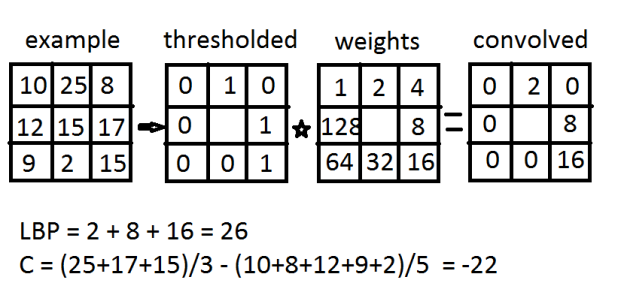
#> input picture Img/lbp1.png, 621 x 304 px
$ python -i lbp.py   (imports and definitions only)
#> lines starting #> are read from the running program, lines starting #| are printed output that depends on the picture
import numpy as np
from scipy.signal import convolve2d

#Filter to make a series of convolve operations
f1 = np.array([[1, 0, 0], [0, -1, 0], [0, 0, 0]])
f2 = np.array([[0, 1, 0], [0, -1, 0], [0, 0, 0]])
f3 = np.array([[0, 0, 1], [0, -1, 0], [0, 0, 0]])
f4 = np.array([[0, 0, 0], [0, -1, 1], [0, 0, 0]])
f5 = np.array([[0, 0, 0], [0, -1, 0], [0, 0, 1]])
f6 = np.array([[0, 0, 0], [0, -1, 0], [0, 1, 0]])
f7 = np.array([[0, 0, 0], [0, -1, 0], [1, 0, 0]])
f8 = np.array([[0, 0, 0], [1, -1, 0], [0, 0, 0]])


def threshold(arr):
    aux = [1 if elem >= 0 else 0 for vec in arr for elem in vec]
    return np.reshape(aux, arr.shape)


def calculate_lbp(gray_img):
    ###Using a 3x3 kernel
    c1 = convolve2d(gray_img, f1, mode = 'same')
    c2 = convolve2d(gray_img, f2, mode = 'same')
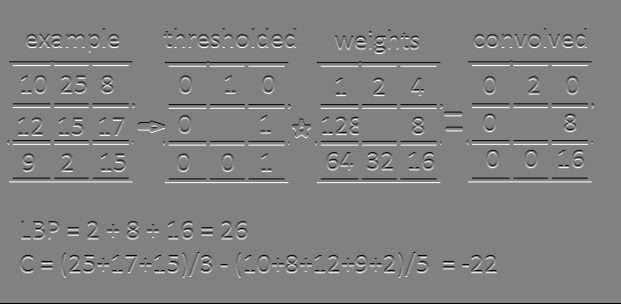
#> c2: shape (304, 621) int64; min -255, max 247, mean -0.8; drawn with min black and max white
    c3 = convolve2d(gray_img, f3, mode = 'same')
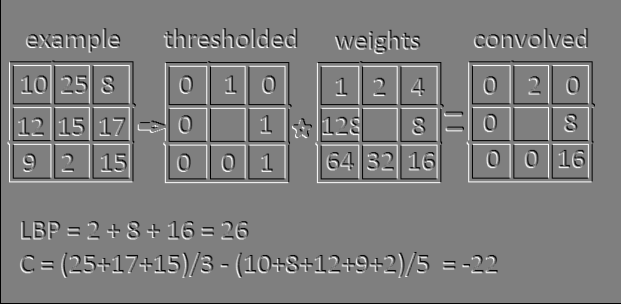
#> c3: shape (304, 621) int64; min -255, max 255, mean -1.2; drawn with min black and max white
    c4 = convolve2d(gray_img, f4, mode = 'same')
    c5 = convolve2d(gray_img, f5, mode = 'same')
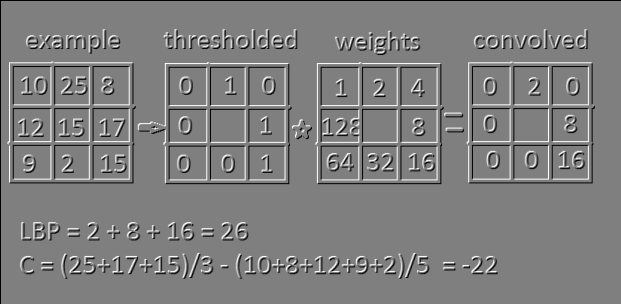
#> c5: shape (304, 621) int64; min -255, max 255, mean -1.2; drawn with min black and max white
    c6 = convolve2d(gray_img, f6, mode = 'same')
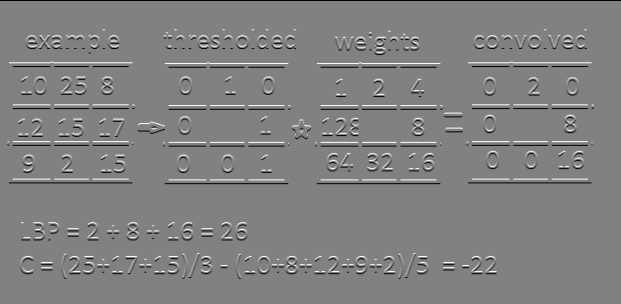
#> c6: shape (304, 621) int64; min -255, max 248, mean -0.8; drawn with min black and max white
    c7 = convolve2d(gray_img, f7, mode = 'same')
    c8 = convolve2d(gray_img, f8, mode = 'same')
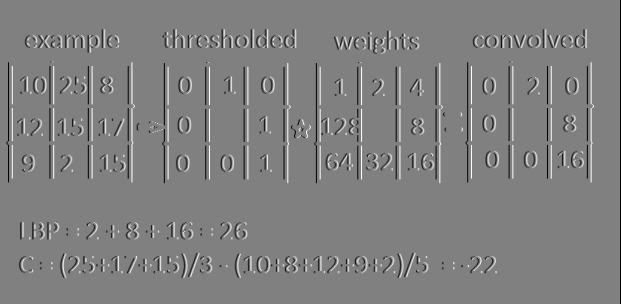
#> c8: shape (304, 621) int64; min -255, max 252, mean -0.4; drawn with min black and max white

    t1 = threshold(c1)
#> in threshold, `aux = [1 if elem >= 0 else 0 for vec in arr for elem in vec]`: aux = 188784 items
#> in threshold, `return np.reshape(aux, arr.shape)`:
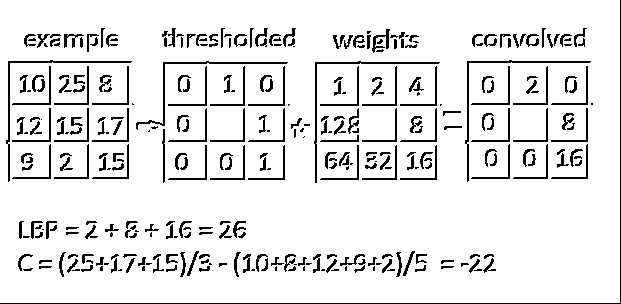
#> returned value: shape (304, 621) int64; values 0 (black) and 1 (white), 90.3% white; black in thin lines or dots
    t2 = threshold(c2)
#> in threshold (call 2), `return np.reshape(aux, arr.shape)`: returned value: shape (304, 621) int64; values 0 (black) and 1 (white), 93.5% white; black in thin lines or dots
    t3 = threshold(c3)
#> in threshold (call 3), `return np.reshape(aux, arr.shape)`: returned value: shape (304, 621) int64; values 0 (black) and 1 (white), 90.4% white; black in thin lines or dots
    t4 = threshold(c4)
#> in threshold (call 4), `return np.reshape(aux, arr.shape)`: returned value: shape (304, 621) int64; values 0 (black) and 1 (white), 93.4% white; black in thin lines or dots
    t5 = threshold(c5)
    t6 = threshold(c6)
    t7 = threshold(c7)
    t8 = threshold(c8)

    return np.uint8(t1 + t2 * 2 + t3 * 4 + t4 * 8 + t5 * 16 + t6 * 32 + t7 * 64 + t8 * 128)
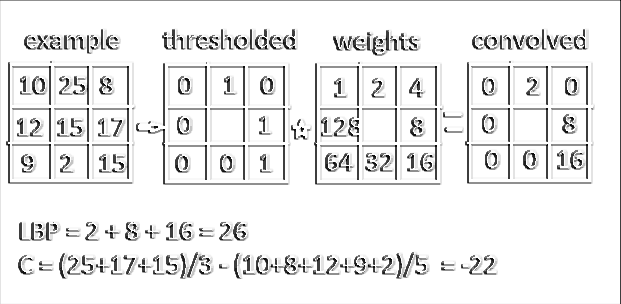
#> returned value: shape (304, 621); min 2, max 255, mean 235.7

>>> import cv2
>>> picture = cv2.imread('../Img/lbp1.png', cv2.IMREAD_GRAYSCALE)
>>> result = calculate_lbp(picture)

$ run again, on Img/lbp4.png
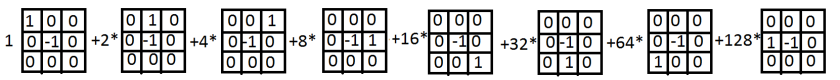
#> input picture Img/lbp4.png, 840 x 80 px
#> in calculate_lbp, `c8 = convolve2d(gray_img, f8, mode = 'same')`:
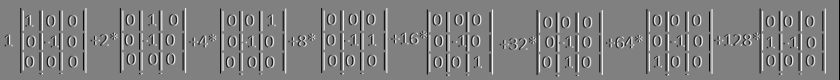
#> c8: shape (80, 840) int64; min -255, max 251, mean -0.3; drawn with min black and max white
#> aux = 67200 items
#> in calculate_lbp, `return np.uint8(t1 + t2 * 2 + t3 * 4 + t4 * 8 + t5 * 16 + t6 * 32 + t7..`:
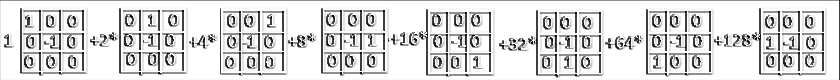
#> returned value: shape (80, 840); min 0, max 255, mean 217.6

$ run again, on Img/lbp_example.png
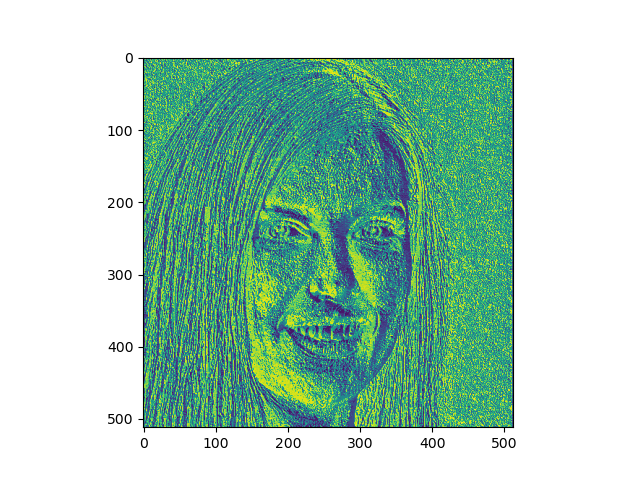
#> input picture Img/lbp_example.png, 640 x 480 px
#> in calculate_lbp, `c7 = convolve2d(gray_img, f7, mode = 'same')`:
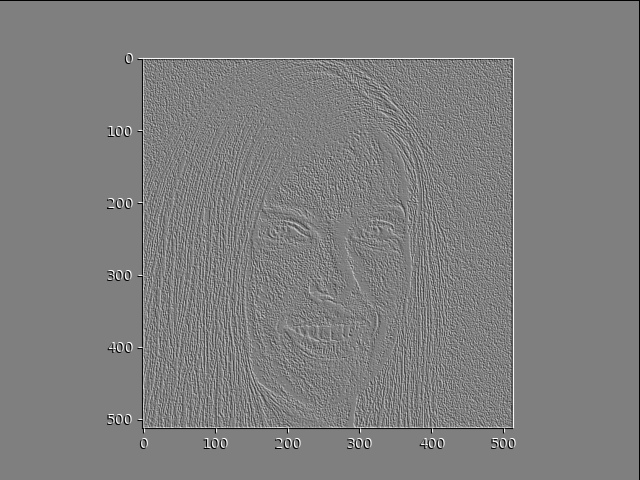
#> c7: shape (480, 640) int64; min -255, max 255, mean -0.9; drawn with min black and max white
#> aux = 307200 items
#> in calculate_lbp, `return np.uint8(t1 + t2 * 2 + t3 * 4 + t4 * 8 + t5 * 16 + t6 * 32 + t7..`:
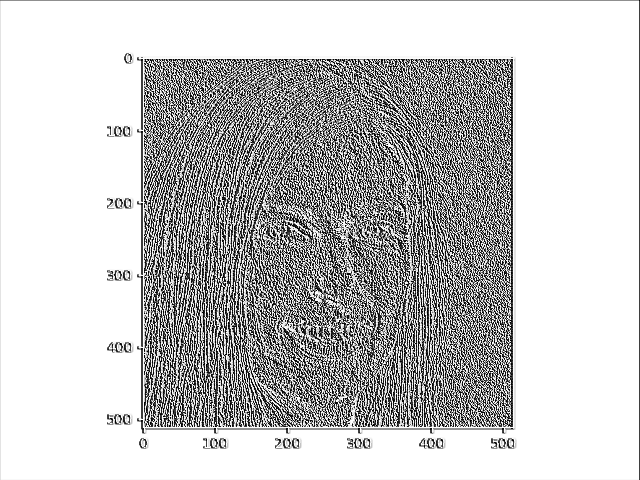
#> returned value: shape (480, 640); min 0, max 255, mean 196.6

$ run again, on Img/original.png
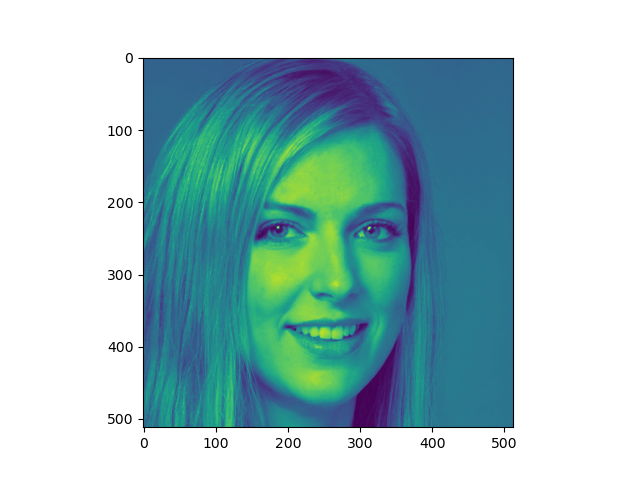
#> input picture Img/original.png, 640 x 480 px
#> aux = 307200 items
#> in calculate_lbp, `return np.uint8(t1 + t2 * 2 + t3 * 4 + t4 * 8 + t5 * 16 + t6 * 32 + t7..`:
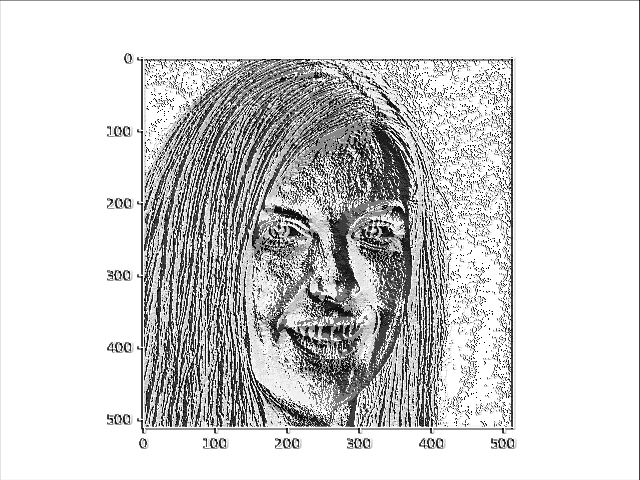
#> returned value: shape (480, 640); min 0, max 255, mean 211.4
